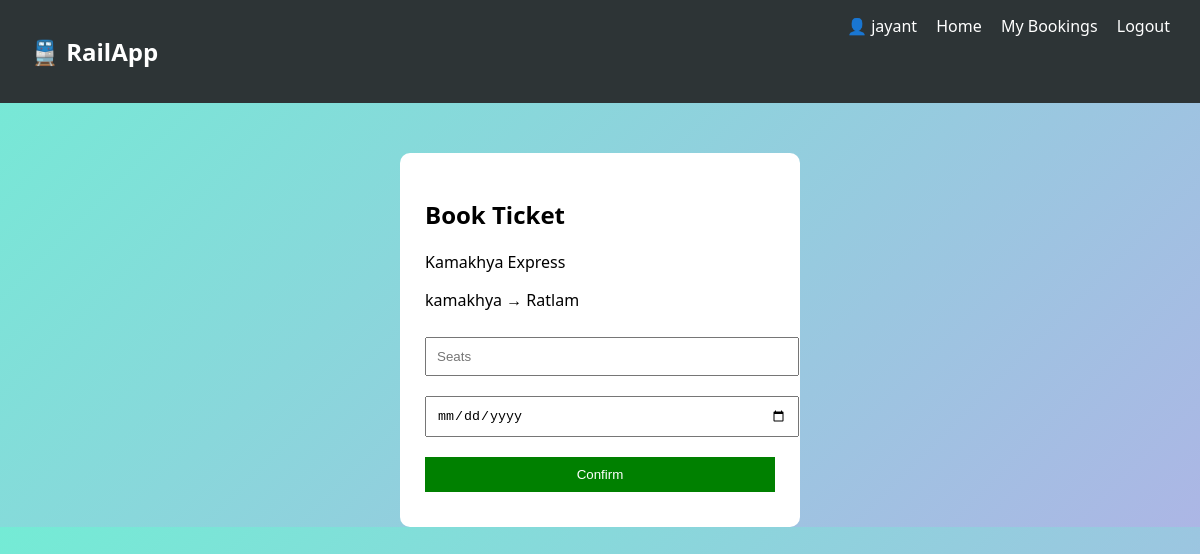
The app's page /book/2/ (signed in) with its own data.
### trains/models.py (models this page shows, shortened)
class Train(models.Model):
    name = models.CharField(max_length=100)
    number = models.CharField(max_length=10)
    source = models.CharField(max_length=100)
    destination = models.CharField(max_length=100)
    total_seats = models.IntegerField()

### bookings/views.py (the view, shortened to what this page needs)
# urls.py: path('book/<int:train_id>/', views.book_ticket, name='book_ticket'),
@login_required
def book_ticket(request, train_id):
    train = get_object_or_404(Train, id=train_id)
    return render(request, 'book_ticket.html', {'train': train})

### trains/templates/book_ticket.html (shortened to what this page needs)
<!DOCTYPE html>
<html>
<head>
</head>
<body>
<div class="navbar">
    <h2>🚆 RailApp</h2>
    <div>
        👤 {{ request.user.username }}
        <a href="/">Home</a>
        <a href="/my-bookings/">My Bookings</a>
        <a href="/logout/">Logout</a>
    </div>
</div>
<div class="container">
    <div class="card">
        <h2>Book Ticket</h2>
        <p>{{ train.name }}</p>
        <p>{{ train.source }} → {{ train.destination }}</p>
        <form method="POST">
            <input type="number" name="seats" placeholder="Seats" required>
            <input type="date" name="date" required>
            <button>Confirm</button>
        </form>
    </div>
</div>
</body>
</html>

### trains/templates/book_ticket.html (style rules this page uses)
body { margin: 0; font-family: 'Segoe UI'; background: linear-gradient(135deg, #74ebd5, #ACB6E5); }
.navbar { display: flex; justify-content: space-between; background: #2d3436; padding: 15px 30px; color: white; }
.navbar a { color: white; margin-left: 15px; text-decoration: none; }
.container { display: flex; justify-content: center; margin-top: 50px; }
.card { background: white; padding: 25px; border-radius: 10px; width: 350px; }
input, button { width: 100%; padding: 10px; margin: 10px 0; }
button { background: green; color: white; border: none; }

### records on screen
Train: name "Kamakhya Express", source "kamakhya", destination "Ratlam"

### other values on screen
{{ request.user.username }} "jayant"
